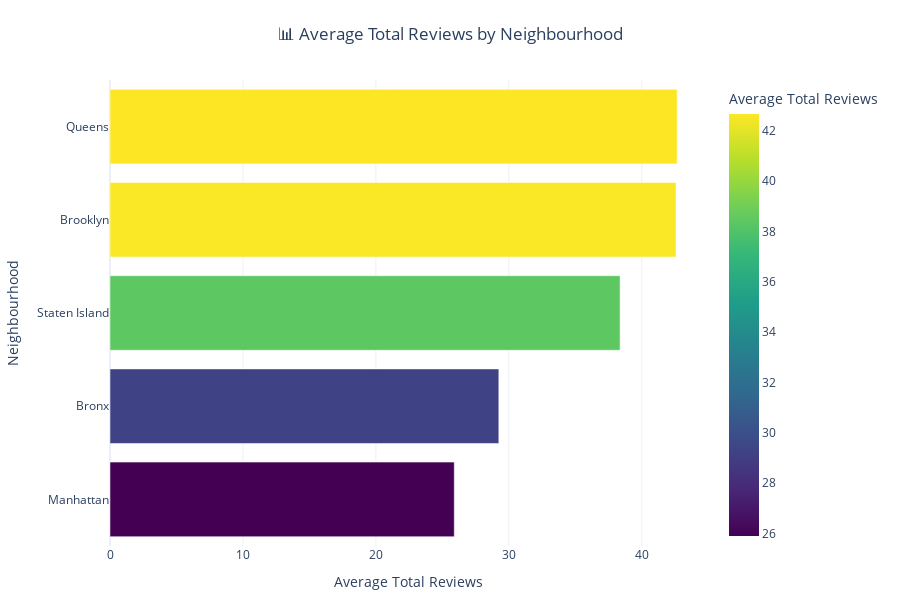

Notebook source saved alongside this figure:
### Markdown cell above
Majority of the people booked private rooms, and hotel rooms were the least booked, this could be as a hotel rooms being the most expensive rooms

### Code cell
import plotly.express as px

# Group by neighbourhood and calculate average total reviews
grouped_review = listing1.groupby('neighbourhood_group', as_index=False)['total_reviews'].mean()

# Sort neighbourhoods by review count for better ordering in the plot
grouped_review = grouped_review.sort_values(by='total_reviews', ascending=True)

# Create horizontal bar chart
fig = px.bar(
    grouped_review,
    x='total_reviews',
    y='neighbourhood_group',
    orientation='h',
    title='📊 Average Total Reviews by Neighbourhood',
    color='total_reviews',
    color_continuous_scale='viridis',
    labels={'total_reviews': 'Average Total Reviews', 'neighbourhood': 'Neighbourhood'}
)

# Update layout for better spacing and readability
fig.update_layout(
    template='plotly_white',
    xaxis_title='Average Total Reviews',
    yaxis_title='Neighbourhood',
    title_x=0.5,
    margin=dict(l=100, r=30, t=80, b=40),
    height=600
)

fig.show()

### Figure 1 — Plotly figure (JSON) as saved in the notebook; plotly's stock layout.template omitted (floating-point values rounded to 4 significant figures)
{"data": [{"hovertemplate": "Average Total Reviews=%{marker.color}<br>neighbourhood_group=%{y}<extra></extra>", "legendgroup": "", "marker": {"color": [25.89, 29.25, 38.37, 42.58, 42.66], "coloraxis": "coloraxis", "pattern": {"shape": ""}}, "name": "", "orientation": "h", "showlegend": false, "textposition": "auto", "type": "bar", "x": [25.89, 29.25, 38.37, 42.58, 42.66], "xaxis": "x", "y": ["Manhattan", "Bronx", "Staten Island", "Brooklyn", "Queens"], "yaxis": "y"}], "layout": {"barmode": "relative", "coloraxis": {"colorbar": {"title": {"text": "Average Total Reviews"}}, "colorscale": [[0, "#440154"], [0.1111, "#482878"], [0.2222, "#3e4989"], [0.3333, "#31688e"], [0.4444, "#26828e"], [0.5556, "#1f9e89"], [0.6667, "#35b779"], [0.7778, "#6ece58"], [0.8889, "#b5de2b"], [1, "#fde725"]]}, "height": 600, "legend": {"tracegroupgap": 0}, "margin": {"b": 40, "l": 100, "r": 30, "t": 80}, "title": {"text": "📊 Average Total Reviews by Neighbourhood", "x": 0.5}, "xaxis": {"anchor": "y", "domain": [0, 1], "title": {"text": "Average Total Reviews"}}, "yaxis": {"anchor": "x", "domain": [0, 1], "title": {"text": "Neighbourhood"}}}}
